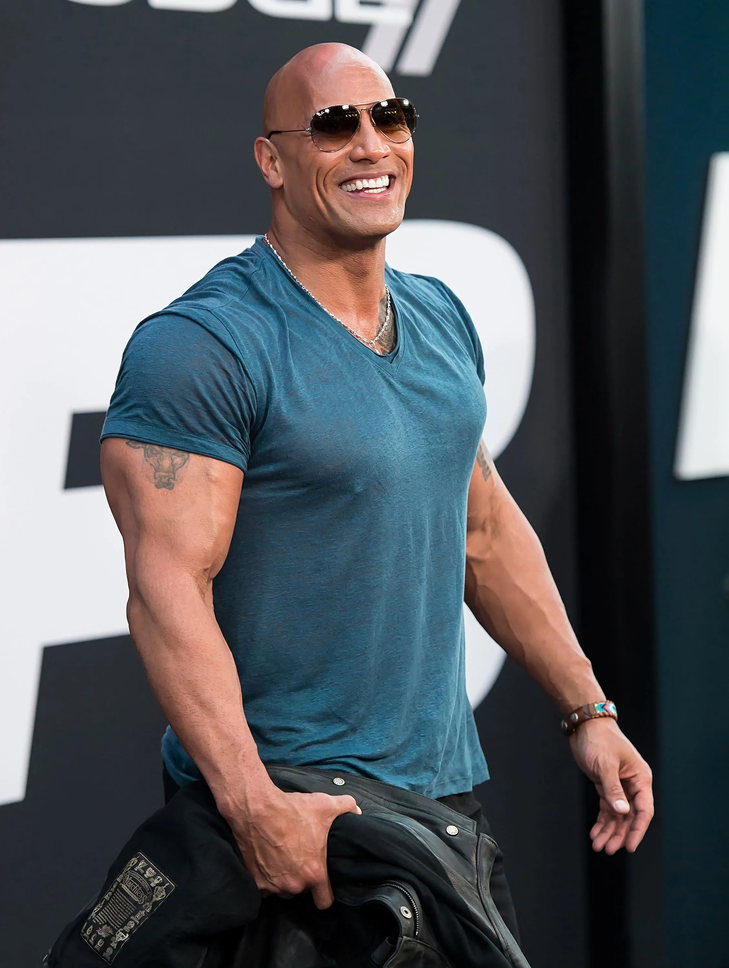
#> input picture therock.png, 729 x 968 px, shrunk from 2259 x 3000 before the run
$ jupyter execute notebook.ipynb   (shell and % lines are left out)
#> lines starting #> are read from the running program, lines starting #| are printed output that depends on the picture; after the words box and inside, x2 and y2 are one past the last pixel; in counts of white or black regions, pixels touching at a corner belong together
[cell 1]
import cv2
import numpy as np
import matplotlib.pyplot as plt

[cell 2]
plt.rcParams['figure.figsize'] = (12, 6)

[cell 3]
# load the image
img = cv2.imread('therock.png')
#> img is the input picture: shape (968, 729, 3); mean B, G, R 91, 86.4, 81.8
img = cv2.cvtColor(img, cv2.COLOR_BGR2RGB)

plt.axis("off")
plt.imshow(img)

[cell 4]
# edge mask generation
line_size = 7
blur_value = 7

gray_img = cv2.cvtColor(img, cv2.COLOR_RGB2GRAY)
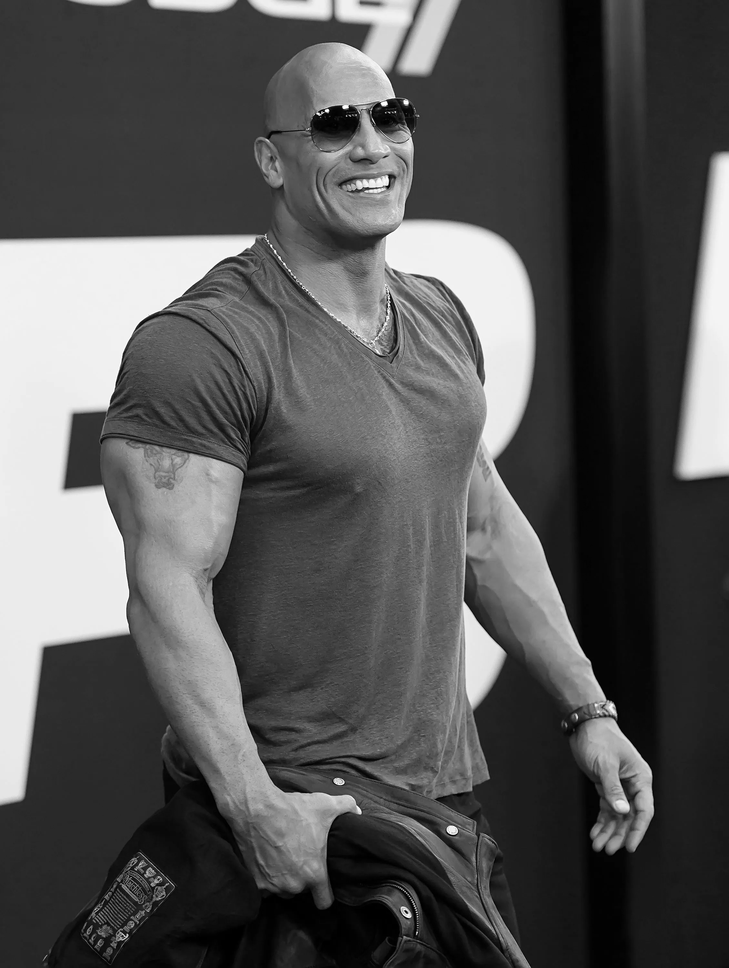
#> gray_img: shape (968, 729); min 0, max 255, mean 85.6
gray_blur = cv2.medianBlur(gray_img, blur_value)
edges = cv2.adaptiveThreshold(gray_blur, 255, cv2.ADAPTIVE_THRESH_MEAN_C, cv2.THRESH_BINARY, line_size, blur_value)
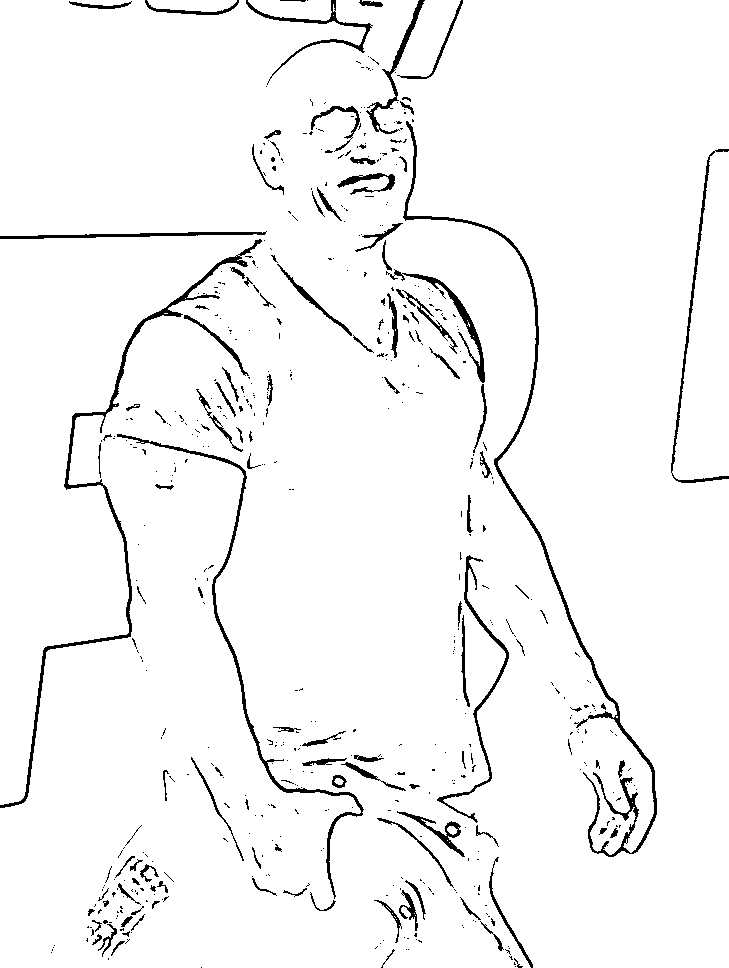
#> edges: shape (968, 729); 96.2% white; 541 black regions (419 under 20 px), largest, box (x1, y1, x2, y2) and area: (403, 121, 657, 857) 3906, (0, 239, 262, 808) 3050, (117, 434, 364, 899) 2155


plt.axis("off")
plt.imshow(edges, cmap='gray')

[cell 5]
# Color quantization with KMeans clustering
from sklearn.cluster import KMeans

k = 7
data = img.reshape(-1, 3)

kmeans = KMeans(n_clusters=k, random_state=42).fit(data)
img_reduced = kmeans.cluster_centers_[kmeans.labels_]
img_reduced = img_reduced.reshape(img.shape)
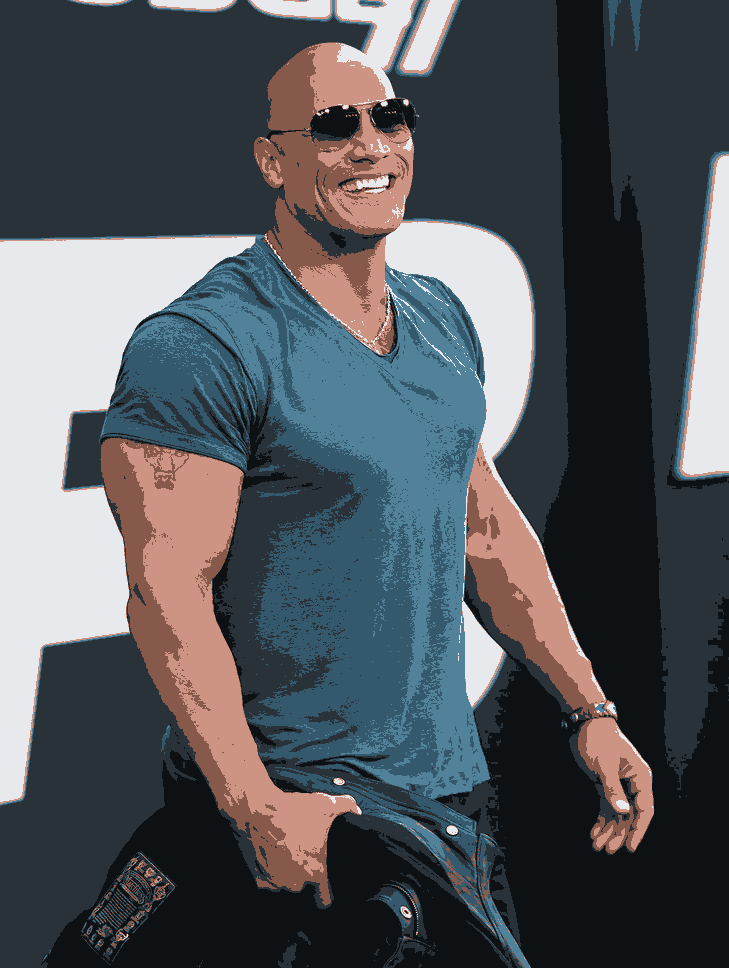
#> img_reduced: shape (968, 729, 3) float64; mean R, G, B 81.8, 86.4, 91.1

[cell 6]
img_reduced = img_reduced.astype(np.uint8)

plt.axis("off")
plt.imshow(img_reduced)

[cell 7]
# Bilateral Filter

blurred = cv2.bilateralFilter(img_reduced, d=7, sigmaColor=200,sigmaSpace=200)
cartoon = cv2.bitwise_and(blurred, blurred, mask=edges)
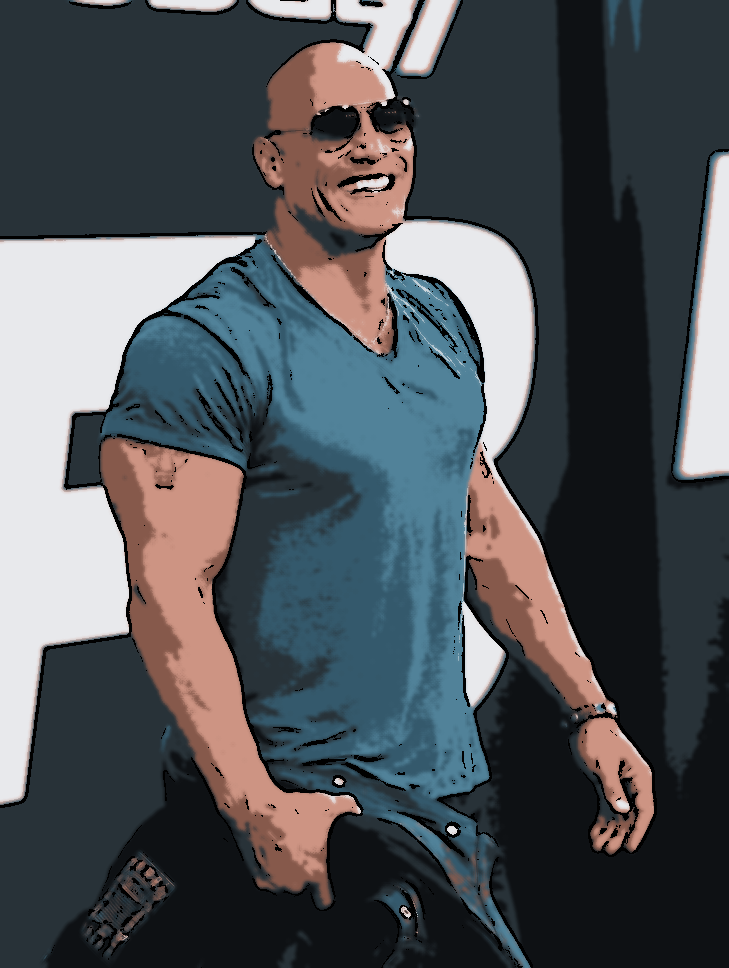
#> cartoon: shape (968, 729, 3); mean R, G, B 79.1, 83.4, 87.8

[cell 8]
plt.subplot(1, 2, 1)
plt.axis("off")
plt.imshow(img)

plt.subplot(1, 2, 2)
plt.axis("off")
plt.imshow(cartoon)

[cell 9]
# export cartoon to a jpg file
cartoon_ = cv2.cvtColor(cartoon, cv2.COLOR_RGB2BGR)
cv2.imwrite('cartoon.png', cartoon_)
#> Out = True
